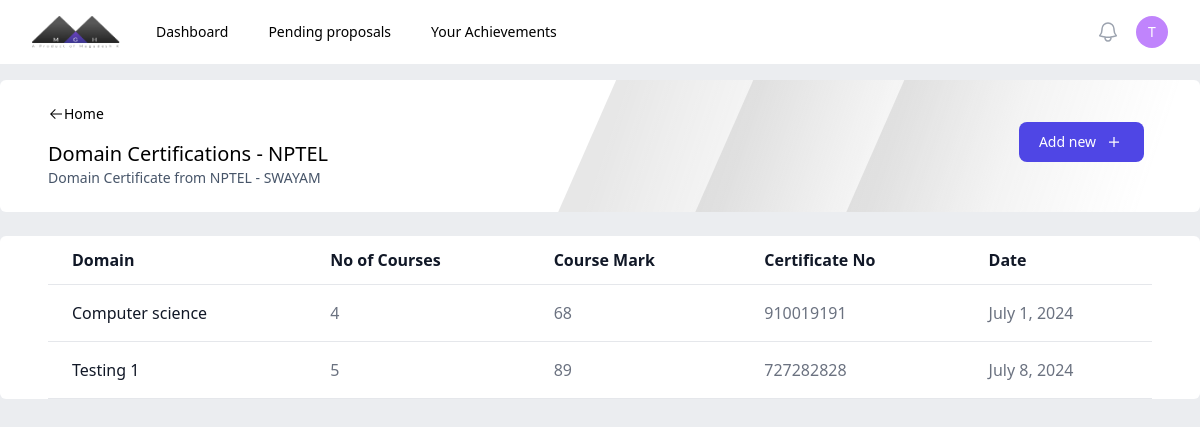
The page /domaincertifications/ (signed in) on the database its author committed.
### authentication/models.py (models this page shows, shortened)
class staff(AbstractUser):
    dept = models.ForeignKey(department, on_delete=models.CASCADE, null=True, blank=True)
    designation = models.CharField(max_length=20)
    phone = models.CharField(max_length=20)

### central/models.py (models this page shows, shortened)
class d1(models.Model):
    domain = models.CharField(max_length=50)
    noc = models.PositiveIntegerField()
    mark = models.PositiveIntegerField()
    certificateno = models.CharField(max_length=35, unique=True)
    staffs = models.ForeignKey(staff, on_delete=models.CASCADE, null=True)
    department = models.ForeignKey(department, on_delete=models.SET_NULL, null=True)
    date = models.DateField()
    hodapproval = models.BooleanField(verbose_name="HoD Approval Status", default=False, null=True)
    controller = models.BooleanField(verbose_name="Controller Approval Status", default=False, null=True)
    class Meta:
        verbose_name = 'Domain Certification'
        verbose_name_plural = 'Domain Certifications'

### central/views.py (the view)
# urls.py: path('domaincertifications/', ctv.domaincertifications),
def domaincertifications(request):
    obj = _d1.objects.filter(staffs=request.user)
    return render(request, 'central/d1.html', {'objects':obj})

### authentication/models.py (called while the page is built)
    def __str__(self):
        return self.name

### central/templates/central/d1.html (shortened to what this page needs)
{% extends 'central/publication.html' %}
{% block header %}
    <p class="text-xl font-medium mt-4">Domain Certifications - NPTEL</p>
    <p class="text-sm text-slate-600">Domain Certificate from NPTEL - SWAYAM</p>
{% endblock %}
{% block addurl %}
     /domaincertapplication
{% endblock %}
{% block content %}
<table class=" text-left min-h-full text-gray-500 bg-white dark:text-gray-400 rounded-md overflow-x-auto w-full">
    <thead class="border-b text-gray-900 dark:text-gray-400">
        <tr>
            <th scope="col" class="px-6 py-3">
                Domain
            </th>
            <th scope="col" class="px-6 py-3">
                No of Courses
            </th>
            <th scope="col" class="px-6 py-3">
                Course Mark
            </th>
            <th scope="col" class="px-6 py-3">
                Certificate No
            </th>
            <th scope="col" class="px-6 py-3">
                Date
            </th>
        </tr>
    </thead>
    <tbody>
        {% for object in objects %}
        <tr class="border-b">
            <td scope="row" class="hover:underline px-6 py-4 font-medium text-gray-900 whitespace-nowrap">
                <a href="">
                {{object.domain}}
                </a>
            </td>
            <td scope="row" class="px-6 py-4">
                <a href="">
                {{object.noc}}
                </a>
            </td>
            <td class="px-6 py-4">
                {{object.mark}}
            </td>
            <td class="px-6 py-4">
                {{object.certificateno}}
            </td>
            <td class="px-6 py-4">
                {{object.date}}
            </td>
        </tr>
        {% endfor %}
    </tbody>
    </table>
{% endblock %}

### central/templates/central/nav.html (shortened to what this page needs)
{% load static %}
<nav class="bg-white">
     <div class="mx-auto max-w-7xl px-2 sm:px-6 lg:px-8">
       <div class="relative flex h-16 items-center justify-between">
         <div class="flex flex-1 items-center justify-center sm:items-stretch sm:justify-start">
           <div class="flex flex-shrink-0 items-center">
             <img class="h-8 w-auto" src="{% static 'images/logo.png' %}" alt="Your Company">
           </div>
           <div class="hidden sm:ml-6 sm:block">
             <div class="flex space-x-4">
               <a href="/" class="rounded-md px-3 py-2 text-sm font-medium text-black hover:bg-gray-100" aria-current="page">Dashboard</a>
               <a href="/pendingproposals" class="rounded-md px-3 py-2 text-sm font-medium text-black hover:bg-gray-100 hover:text-black">Pending proposals</a>
               <a href="/achievements" class="rounded-md px-3 py-2 text-sm font-medium text-black hover:bg-gray-100 hover:text-black">Your Achievements</a>
             </div>
           </div>
         </div>
         <div class="absolute inset-y-0 right-0 flex items-center pr-2 sm:static sm:inset-auto sm:ml-6 sm:pr-0">
           <button type="button" class="relative rounded-full p-1 text-gray-400 hover:text-black focus:outline-none focus:ring-2 focus:ring-white focus:ring-offset-2 focus:ring-offset-gray-800">
             <span class="absolute -inset-1.5"></span>
           </button>
           <div class="relative ml-3">
             <div>
               <button type="button" class="min-w-8 min-h-8 flex items-center justify-center relative rounded-full text-sm border-none focus:outline-none" id="user-menu-button" aria-expanded="false" aria-haspopup="true">
                 <div class="">
                    <p class="text-white font-medium">{{request.user.username|make_list|first}}</p>
                 </div>
               </button>
             </div>
           </div>
         </div>
       </div>
     </div>
   </nav>

### rows shown on the page
staff: user.username|make_list "T"
d1: domain "Computer science", noc "4", mark "68", certificateno "910019191", date "July 1, 2024"
d1: domain "Testing 1", noc "5", mark "89", certificateno "727282828", date "July 8, 2024"
